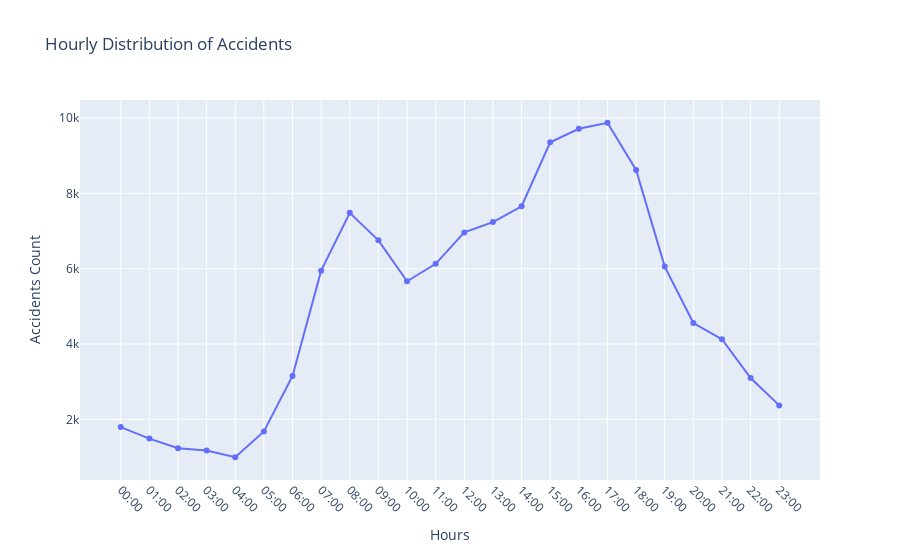

Notebook cell for this chart:
### Markdown cell above
#### Is there a connection between accidents occurring at specific hours and certain weather conditions?

### Code cell
fig = px.line(crash_df.groupby('Hours').size().reset_index(name='Accidents Count'),
              x='Hours', y='Accidents Count', markers=True,
              title='Hourly Distribution of Accidents')

fig.update_xaxes(tickangle=45, tickmode='array', tickvals=crash_df['Hours'].unique(),
                 ticktext=crash_df['Hours'].unique())

fig.show()

### Figure 1 — Plotly figure (JSON) as saved in the notebook; plotly's stock layout.template omitted (floating-point values rounded to 4 significant figures)
{"data": [{"hovertemplate": "Hours=%{x}<br>Accidents Count=%{y}<extra></extra>", "legendgroup": "", "line": {"color": "#636efa", "dash": "solid"}, "marker": {"symbol": "circle"}, "mode": "lines+markers", "name": "", "orientation": "v", "showlegend": false, "type": "scatter", "x": ["00:00", "01:00", "02:00", "03:00", "04:00", "05:00", "06:00", "07:00", "08:00", "09:00", "10:00", "11:00", "12:00", "13:00", "14:00", "15:00", "16:00", "17:00", "18:00", "19:00", "20:00", "21:00", "22:00", "23:00"], "xaxis": "x", "y": [1794, 1488, 1233, 1170, 993, 1680, 3152, 5948, 7482, 6753, 5666, 6129, 6963, 7237, 7657, 9357, 9715, 9875, 8622, 6056, 4557, 4126, 3097, 2370], "yaxis": "y"}], "layout": {"autosize": true, "legend": {"tracegroupgap": 0}, "title": {"text": "Hourly Distribution of Accidents"}, "xaxis": {"anchor": "y", "autorange": true, "domain": [0, 1], "range": [-1.438, 24.44], "tickangle": 45, "tickmode": "array", "ticktext": ["14:00", "15:00", "01:00", "05:00", "12:00", "17:00", "10:00", "20:00", "09:00", "18:00", "06:00", "11:00", "07:00", "13:00", "08:00", "19:00", "16:00", "00:00", "22:00", "03:00", "04:00", "23:00", "02:00", "21:00"], "tickvals": ["14:00", "15:00", "01:00", "05:00", "12:00", "17:00", "10:00", "20:00", "09:00", "18:00", "06:00", "11:00", "07:00", "13:00", "08:00", "19:00", "16:00", "00:00", "22:00", "03:00", "04:00", "23:00", "02:00", "21:00"], "title": {"text": "Hours"}, "type": "category"}, "yaxis": {"anchor": "x", "autorange": true, "domain": [0, 1], "range": [260.0, 10610.0], "title": {"text": "Accidents Count"}, "type": "linear"}}}
